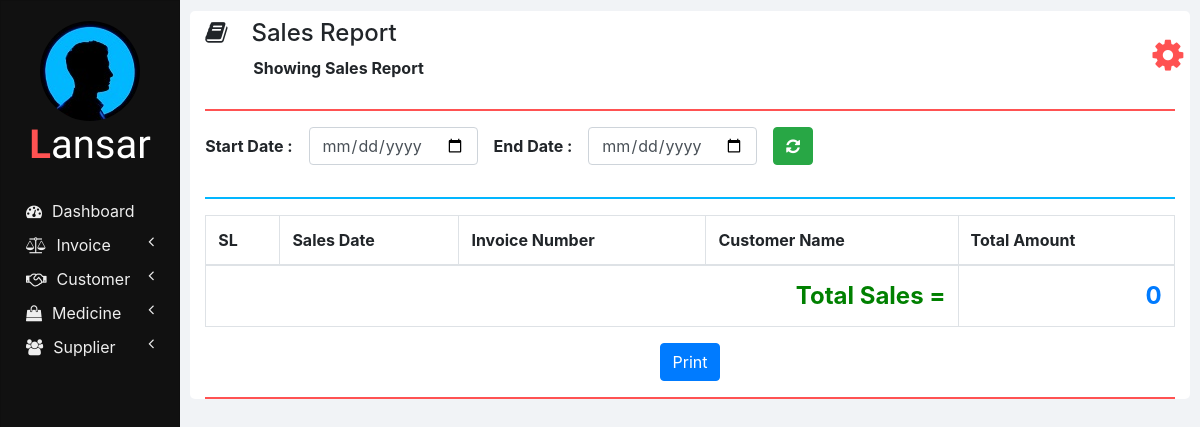
/sales_report.php, run on an earlier commit of the app's database.
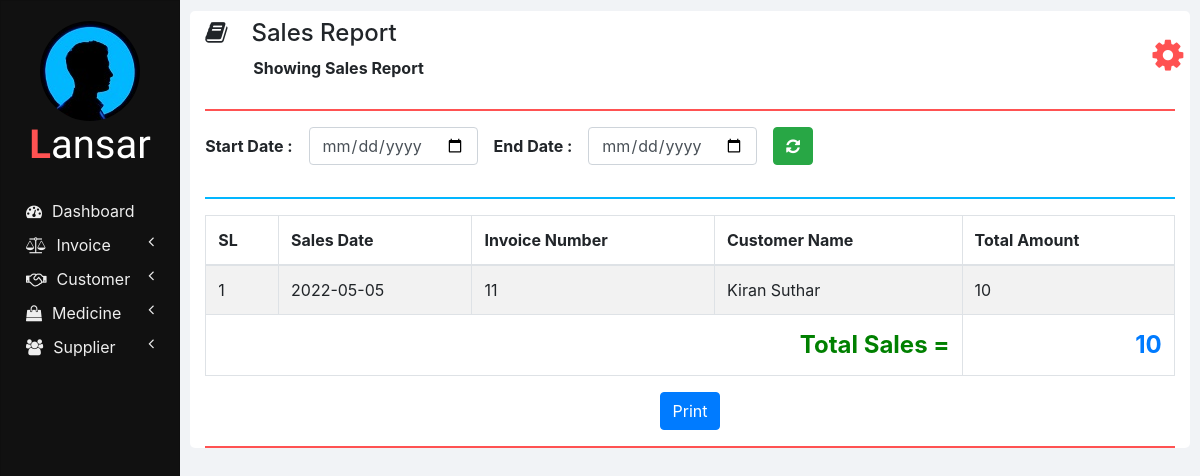
And on a later commit of the database.
### tables this page shows
CREATE TABLE `invoices` (
  `INVOICE_ID` int(11) NOT NULL,
  `NET_TOTAL` double NOT NULL DEFAULT 0,
  `INVOICE_DATE` date NOT NULL DEFAULT current_timestamp(),
  `CUSTOMER_ID` int(11) NOT NULL,
  `TOTAL_AMOUNT` double NOT NULL,
  `TOTAL_DISCOUNT` double NOT NULL
);

CREATE TABLE `customers` (
  `ID` int(11) NOT NULL,
  `NAME` varchar(20) NOT NULL,
  `CONTACT_NUMBER` varchar(10) NOT NULL,
  `ADDRESS` varchar(100) NOT NULL,
  `DOCTOR_NAME` varchar(20) NOT NULL,
  `DOCTOR_ADDRESS` varchar(100) NOT NULL
);

### php/report.php (the view, shortened to what this page needs)
  <?php
function showSales($start_date, $end_date) {
  ?>
  <thead>
    <tr>
      <th>SL</th>
      <th>Sales Date</th>
      <th>Invoice Number</th>
      <th>Customer Name</th>
      <th>Total Amount</th>
    </tr>
  </thead>
  <tbody>
  <?php
  require "db_connection.php";
  if($con) {
    $seq_no = 0;
    $total = 0;
    if($start_date == "" || $end_date == "")
      $query = "SELECT * FROM invoices INNER JOIN customers ON invoices.CUSTOMER_ID = customers.ID";
    else
      $query = "SELECT * FROM invoices INNER JOIN customers ON invoices.CUSTOMER_ID = customers.ID WHERE INVOICE_DATE BETWEEN '$start_date' AND '$end_date'";
    $result = mysqli_query($con, $query);
    while($row = mysqli_fetch_array($result)) {
      $seq_no++;
      showSalesRow($seq_no, $row);
      $total = $total + $row['NET_TOTAL'];
    }
    ?>
    </tbody>
    <tfoot class="font-weight-bold">
      <tr style="text-align: right; font-size: 24px;">
        <td colspan="4" style="color: green;">&nbsp;Total Sales =</td>
        <td class="text-primary"><?php echo $total; ?></td>
      </tr>
    </tfoot>
    <?php
  }
}
function showSalesRow($seq_no, $row) {
  ?>
  <tr>
    <td><?php echo $seq_no; ?></td>
    <td><?php echo $row['INVOICE_DATE']; ?></td>
    <td><?php echo $row['INVOICE_ID']; ?></td>
    <td><?php echo $row['NAME']; ?></td>
    <td><?php echo $row['NET_TOTAL'] ?></td>
  </tr>
  <?php
}
?>

What changed in the data, as far as the page shows it:
added invoices: seq_no "1", INVOICE_DATE "2022-05-05", INVOICE_ID "11", CUSTOMER_ID.NAME "Kiran Suthar", NET_TOTAL "10"
Also different on the page:
$total: "0" → "10"
